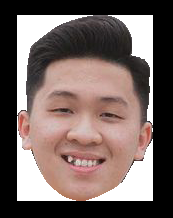
#> input picture manh.png, 173 x 218 px
$ python brightness.py
#> lines starting #> are read from the running program, lines starting #| are printed output that depends on the picture
import cv2
import numpy as np
import matplotlib.pyplot as plt

# Đọc ảnh đầu vào
image_path = 'manh.png'
input_image = cv2.imread(image_path)
#> input_image is the input picture: shape (218, 173, 3); mean B, G, R 97.2, 101.1, 116.9

# Kiểm tra xem ảnh có tồn tại không
if input_image is None:
    print("Không thể đọc được ảnh. Hãy chắc chắn rằng đường dẫn đến ảnh là chính xác.")
else:
    # Tăng độ sáng của ảnh
    brightness_factor = 1.5  # Điều chỉnh độ sáng theo nhu cầu
    brightened_image = cv2.convertScaleAbs(input_image, alpha=brightness_factor, beta=0)
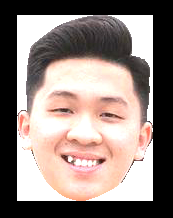
#> brightened_image: shape (218, 173, 3); mean B, G, R 124.4, 130, 144

    # Chắc chắn rằng giá trị pixel không vượt quá 255
    brightened_image = np.clip(brightened_image, 0, 255)

    # Hiển thị ảnh gốc và ảnh đã tăng độ sáng
    plt.figure(figsize=(10, 5))

    # Ảnh gốc
    plt.subplot(1, 2, 1)
    plt.imshow(cv2.cvtColor(input_image, cv2.COLOR_BGR2RGB))
    plt.title('Original Image')
    plt.axis('off')

    # Ảnh đã tăng độ sáng
    plt.subplot(1, 2, 2)
    plt.imshow(cv2.cvtColor(brightened_image, cv2.COLOR_BGR2RGB))
    plt.title('Brightened Image')
    plt.axis('off')

    plt.show()
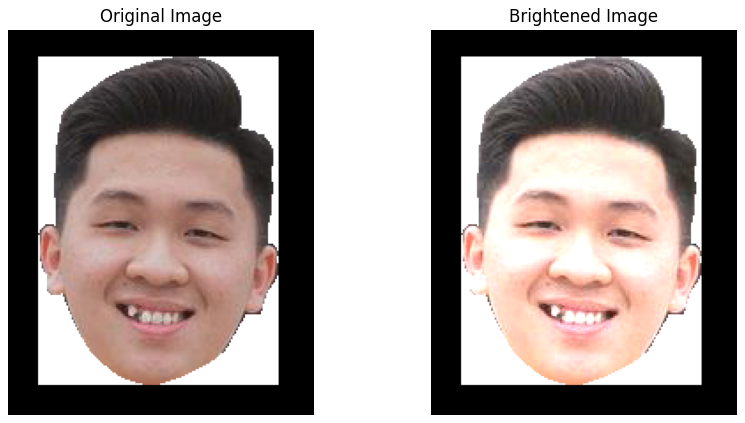
#> figure drawn by matplotlib, 2 panels

$ run again, with rubik.png copied over manh.png
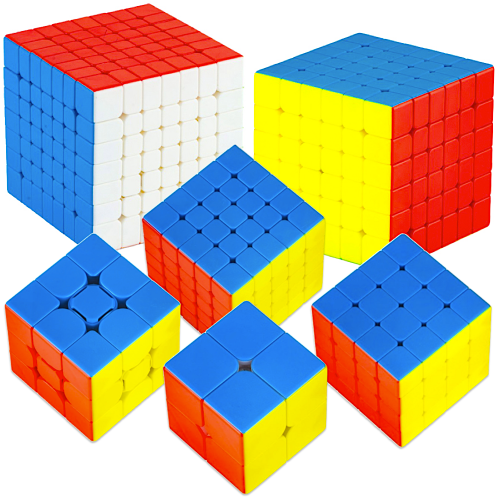
#> input picture rubik.png, 500 x 500 px
#> input_image is the input picture: shape (500, 500, 3); mean B, G, R 159.4, 175.4, 184.8
#> `brightened_image = cv2.convertScaleAbs(input_image, alpha=brightness_f..`:
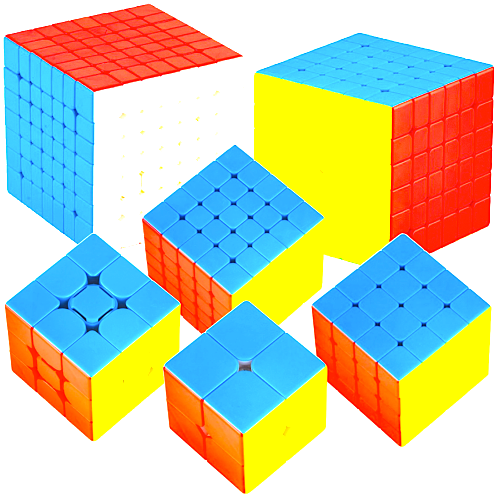
#> brightened_image: shape (500, 500, 3); mean B, G, R 171.8, 202.1, 196.4
#> `plt.show()`:
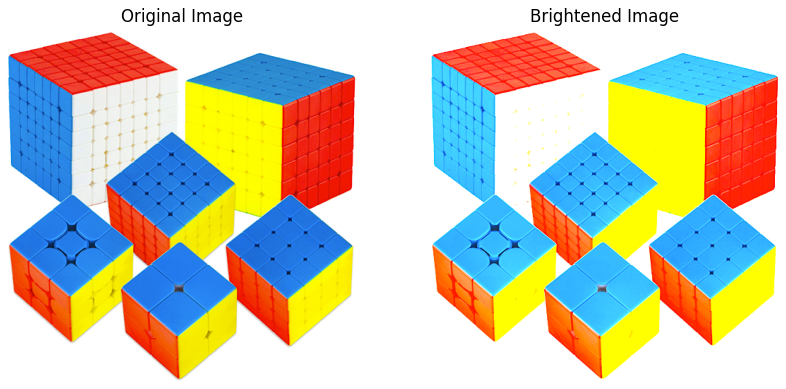
#> figure drawn by matplotlib, 2 panels

$ run again, with hola.jpg saved as manh.png
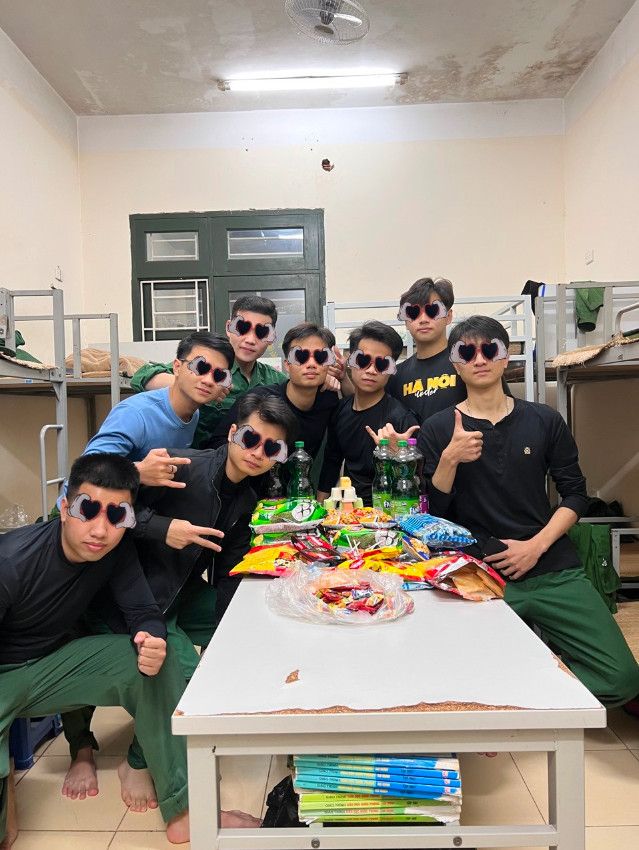
#> input picture hola.jpg, 639 x 850 px
#> input_image is the input picture: shape (850, 639, 3); mean B, G, R 131, 141.7, 149.4
#> `brightened_image = cv2.convertScaleAbs(input_image, alpha=brightness_f..`:
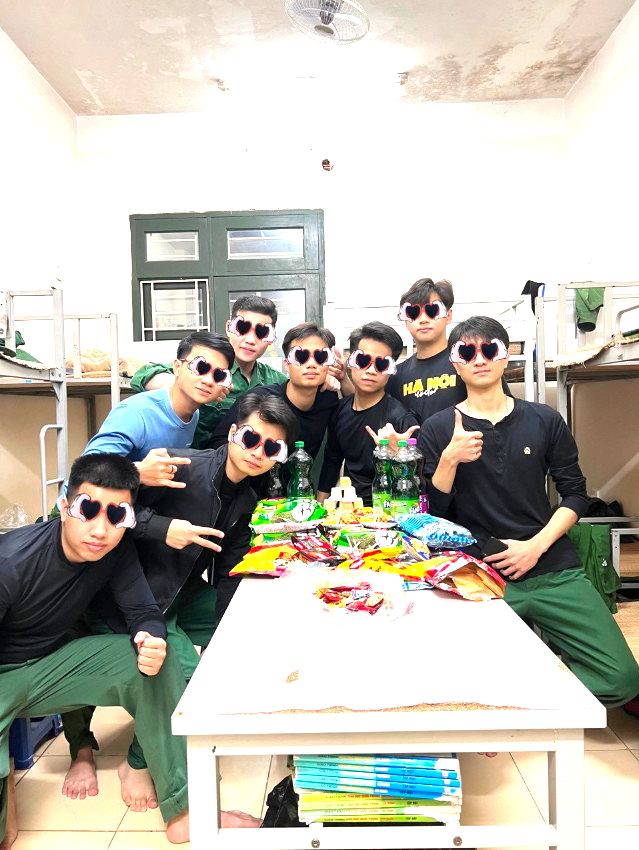
#> brightened_image: shape (850, 639, 3); mean B, G, R 177, 187.9, 190.9
#> `plt.show()`:
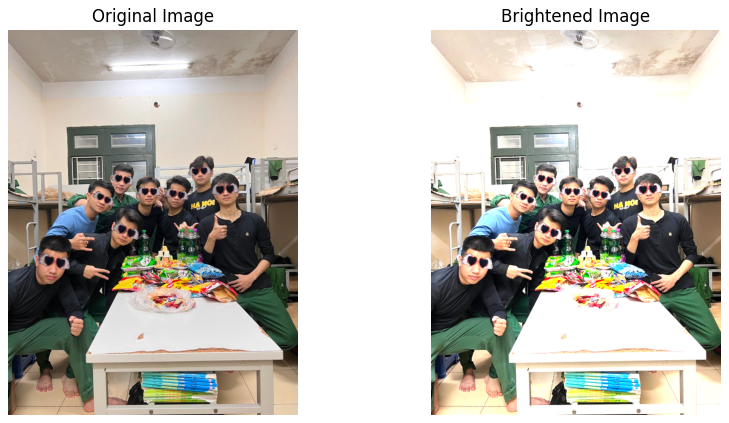
#> figure drawn by matplotlib, 2 panels
